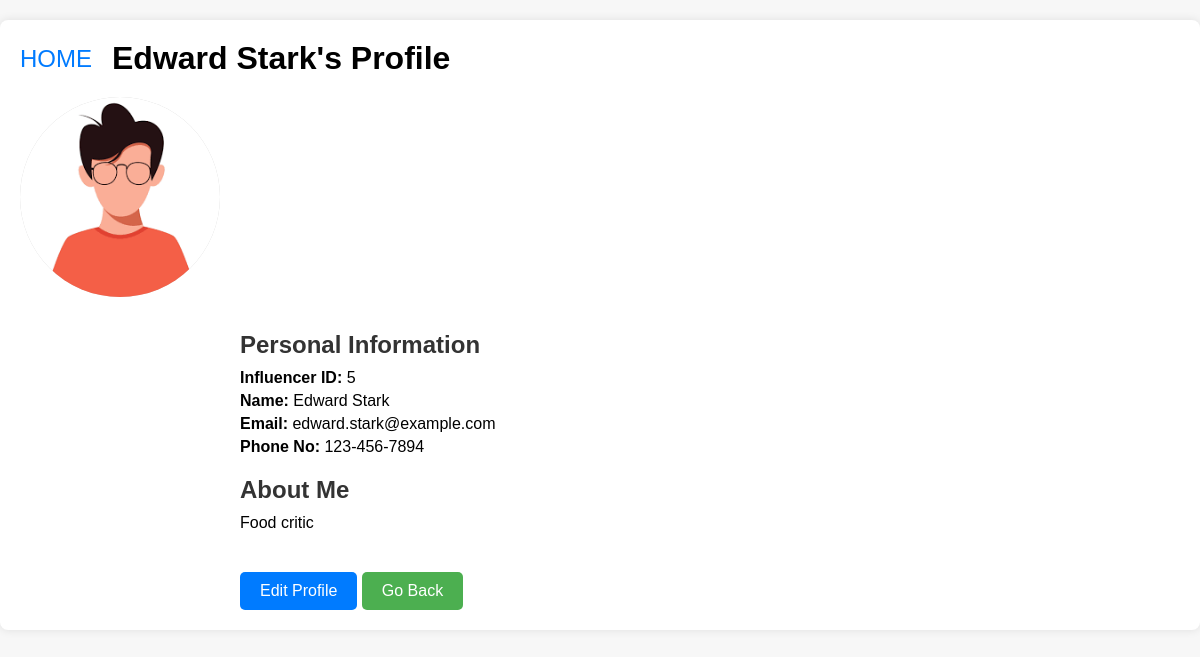
Screenshot of /influencer/profile/5 (signed in) with the database file from the repository.
### application/models.py (models this page shows)
class Influencer(db.Model):
    InfluencerID = db.Column(db.Integer, primary_key=True, autoincrement=True)
    Name = db.Column(db.String(255), nullable=False)
    Password = db.Column(db.String(255), nullable=False)
    JoiningDate = db.Column(db.Date)
    Email = db.Column(db.String(255), nullable=False)
    PhoneNo = db.Column(db.String(255), nullable=False)
    Followers = db.Column(db.Integer)
    Bio = db.Column(db.String(255))
    Flagged = db.Column(db.Integer,nullable=False,default=0)
    ProfilePicLink=db.Column(db.String(255))
    campaigns = db.relationship('Campaign', back_populates='influencer', cascade='all, delete-orphan')
    ad_negotiations = db.relationship('AdNegotiation', back_populates='influencer', cascade='all, delete-orphan')

### application/inf_controllers.py (the view)
@app.route('/influencer/profile/<int:influencer_ID>',methods=['GET'])
@login_required(role='influencer')
def influencer_profile(influencer_ID):
    influencer=db.session.query(Influencer).filter(Influencer.InfluencerID==influencer_ID).one()
    return render_template('influencer_Profile.html',influencer=influencer)

### application/home_controllers.py (called while the page is built)
def login_required(role=None):
    def decorator(f):
        @wraps(f)
        def decorated_function(*args, **kwargs):
            if 'user_id' not in session:
                flash('You need to log in to access this page.')
                return redirect(url_for('login'))
            user_id = None
            if role == 'influencer':
                user_id = kwargs.get('influencer_ID')
            elif role == 'sponsor':
                user_id = kwargs.get('sponsor_ID')
            elif role == 'admin':
                user_id = kwargs.get('admin_ID')
            if role and (session.get('user_type') != role or session.get('user_id') != user_id):
                abort(403)
            return f(*args, **kwargs)
        return decorated_function
    return decorator

### Templates/Influencer_Profile.html (shortened to what this page needs)
<!DOCTYPE html>
<html lang="en">
<head>
</head>
<body>
    <div class="container">
        <div class="header">
            <a href="/influencer/home/{{ influencer.InfluencerID }}">HOME</a>
            <h1>{{ influencer.Name }}'s Profile</h1>
        </div>
        <div class="profile">
            <div class="profile-picture">
                {% if influencer.ProfilePicLink %}
                    <img id="profile-pic" src="{{ url_for('static', filename='images/Influencer/' ~ influencer.ProfilePicLink) }}" alt="Profile Picture">
                {% else %}
                    <img id="profile-pic" src="{{ url_for('static', filename='images/Influencer/Default.png' ) }}" alt="Profile Picture">
                {% endif %}
            </div>
        </div>
        <div class="profile-info">
            <section id="basic-info">
                <h2>Personal Information</h2>
                <p><strong>Influencer ID:</strong> {{ influencer.InfluencerID }}</p>
                <p><strong>Name:</strong> {{ influencer.Name }}</p>
                <p><strong>Email:</strong> {{ influencer.Email }}</p>
                <p><strong>Phone No:</strong> {{ influencer.PhoneNo }}</p>
            </section>
            <section id="about">
                <h2>About Me</h2>
                <p>{{ influencer.Bio }}</p>
            </section>
            <a href="/influencer/profile/edit/{{ influencer.InfluencerID }}" class="button edit-button">Edit Profile</a>
            <a href="javascript:history.back()" class="button">Go Back</a>
        </div>
    </div>
</body>
</html>

### Templates/Influencer_Profile.html (style rules this page uses)
body { font-family: Arial, sans-serif; margin: 0; padding: 0; background-color: #f7f7f7; }
.container { margin: 20px auto; max-width: 1200px; padding: 20px; background-color: #fff; border-radius: 8px; box-shadow: 0 0 10px rgba(0, 0, 0, 0.1); }
.header { display: flex; align-items: center; margin-bottom: 20px; }
.header a { font-size: 24px; color: #007bff; text-decoration: none; margin-right: 20px; }
.header h1 { margin: 0; }
.profile-picture { width: 200px; height: 200px; background-color: #ccc; border-radius: 50%; margin-bottom: 10px; display: inline-block; overflow: hidden; position: relative; }
.profile-picture img { width: 100%; height: 100%; object-fit: cover; display: block; }
.profile-info { margin-left: 220px; }
.profile-info section { margin-bottom: 20px; }
.profile-info h2 { margin-bottom: 10px; color: #333; }
.profile-info p { margin: 5px 0; font-size: 16px; }
.button { display: inline-block; padding: 10px 20px; margin-top: 20px; font-size: 16px; color: #fff; background-color: #4caf50; border: none; border-radius: 5px; text-decoration: none; text-align: center; cursor: pointer; }
.edit-button { background-color: #007bff; }

### rows the page displays
Influencer: Name "Edward Stark", InfluencerID "5", Email "edward.stark@example.com", PhoneNo "123-456-7894", Bio "Food critic"
